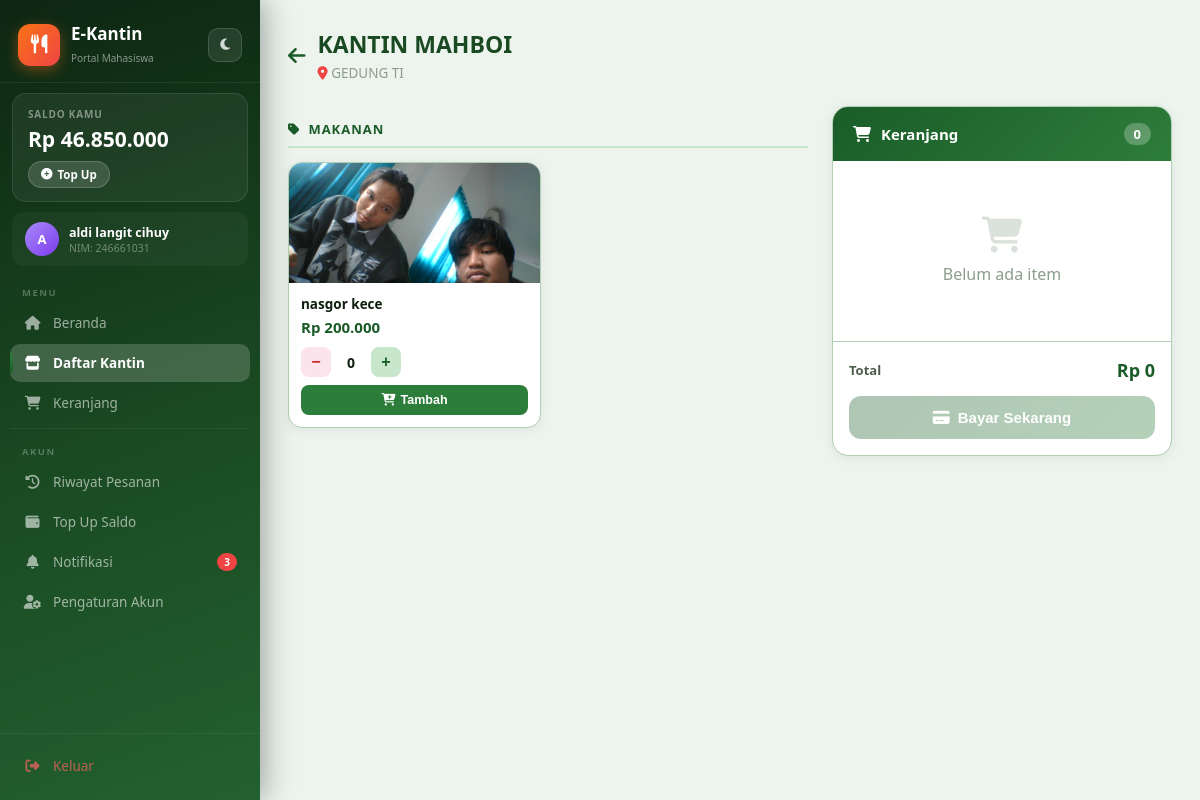
Page /dashboard/mahasiswa/kantin.php?id=3 (signed in) on the earlier database version.
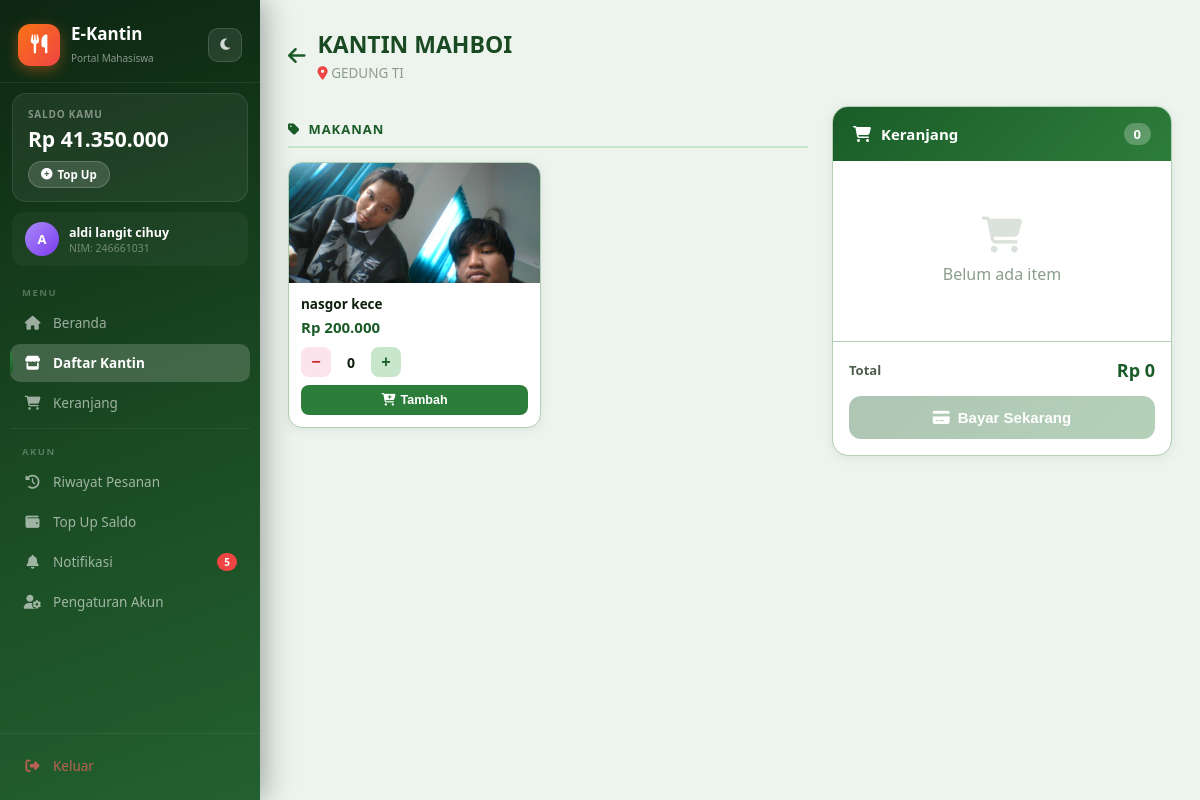
Same page on the later database version.
### tables this page shows
CREATE TABLE `saldo` (
  `id_saldo` int(11) NOT NULL,
  `id_user` int(11) NOT NULL,
  `saldo` int(11) NOT NULL DEFAULT 0,
  `updated_at` timestamp NOT NULL DEFAULT current_timestamp() ON UPDATE current_timestamp()
);

### dashboard/mahasiswa/kantin.php (the view, shortened to what the changed rows need)
<?php
require_once '../../includes/db.php';
$id_kantin = (int)($_GET['id'] ?? 0);
$stmt = $pdo->prepare("SELECT pj.*, u.no_hp FROM penjual pj JOIN users u ON pj.id_user = u.id_user WHERE pj.id_penjual = ?");
$stmt->execute([$id_kantin]);
$kantin = $stmt->fetch();
require_once '../../includes/sidebar_mahasiswa.php';
?>
<div class="page-header">
    <div style="display:flex;align-items:center;gap:12px;flex-wrap:wrap;">
        <div>
            <h1><?= htmlspecialchars($kantin['nama_kantin']) ?></h1>
        </div>
    </div>
</div>
</div></body></html>

### includes/sidebar_mahasiswa.php (shortened to what the changed rows need)
<?php
$current_page = basename($_SERVER['PHP_SELF']);
require_once __DIR__ . '/db.php';
$stmt = $pdo->prepare("SELECT COUNT(*) FROM notifikasi WHERE id_user = ? AND is_read = 0");
$stmt->execute([$_SESSION['user']['id_user']]);
$notif_count = $stmt->fetchColumn();
$stmt2 = $pdo->prepare("SELECT saldo FROM saldo WHERE id_user = ?");
$stmt2->execute([$_SESSION['user']['id_user']]);
$saldo_row = $stmt2->fetch();
$saldo = $saldo_row ? $saldo_row['saldo'] : 0;
?>
<!DOCTYPE html>
<html lang="id" data-theme="light">
<head>
    <link rel="stylesheet" href="https://cdnjs.cloudflare.com/ajax/libs/font-awesome/6.5.0/css/all.min.css">
</head>
<body>
<aside class="sidebar">
    <div class="sidebar-header">
        <a href="beranda.php" class="sidebar-logo">
            <div class="logo-text">
                <h2>E-Kantin</h2>
            </div>
        </a>
    </div>
    <div class="saldo-widget">
        <div class="saldo-label">Saldo Kamu</div>
        <div class="saldo-amount">Rp <?= number_format($saldo, 0, ',', '.') ?></div>
        <a href="topup.php" class="saldo-topup"><i class="fas fa-plus-circle"></i> Top Up</a>
    </div>
    <nav class="sidebar-nav">
        <a href="notifikasi.php" class="nav-item <?= $current_page==='notifikasi.php'?'active':'' ?>">
            <i class="fas fa-bell"></i><span>Notifikasi</span>
            <?php if($notif_count>0):?><span class="nav-badge"><?=$notif_count?></span><?php endif;?>
        </a>
    </nav>
</aside>
<div class="main-content">

Differences in the rows shown:
changed saldo: saldo "46.850.000" → "41.350.000"
Other differences:
$notif_count: "3" → "5"
